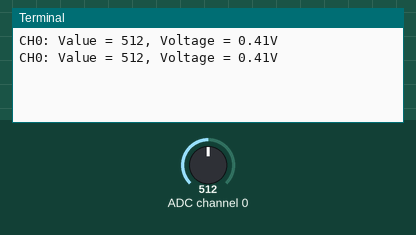
The program below on a simulated Raspberry Pi (BCM pin numbers). On the bench: the last lines printed to the terminal. The inputs (shaded band) are chosen by the test bench; at power-on: ADC channel 0 = 512 (analog values on the 0–1023 scale).

Above: at 1.2 s.
1.3 s: ADC channel 0 set to 716
At 2.3 s:
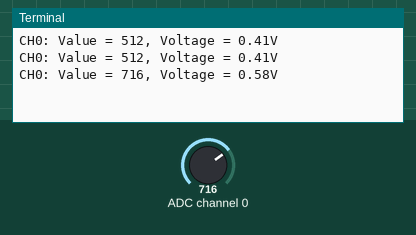
2.8 s: ADC channel 0 set to 900
At 3.8 s:
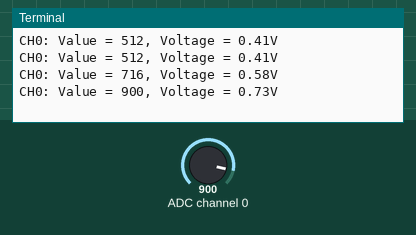
Timing chart, 0 to 5.8 s (numbered marks = the images above; inputs shaded):
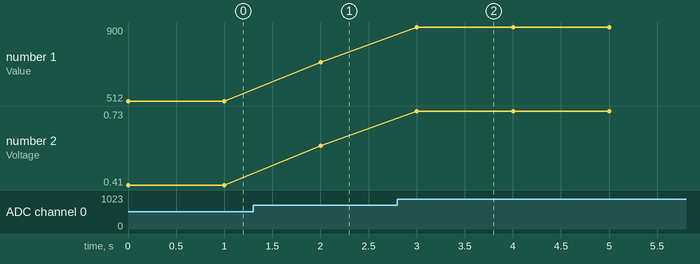

Measured:
- after the input at 1.3 s, the terminal: prints a new line after 0.70 s (image 1)
- after the input at 2.8 s, the terminal: prints a new line after 0.20 s (image 2)
- plotted number 1: 512 → 716 after the input at 1.3 s, 716 → 900 after the input at 2.8 s
- plotted number 2: 0.41 → 0.58 after the input at 1.3 s, 0.58 → 0.73 after the input at 2.8 s

The program:

ADC_3204.py
```python
import spidev
import time

# Initialize SPI
spi = spidev.SpiDev()
spi.open(0, 0)  # (bus, device) = (0, 0) for CE0
spi.max_speed_hz = 1000000  # 1 MHz (adjust as needed)

def read_channel(channel):
    # MCP3204 expects 3 bytes per transfer:
    # Byte 1: Start bit (1) + single-ended (1) + channel bits (D1/D0)
    # Byte 2: Dummy bits
    # Byte 3: Don't care (used to receive data)
    if channel < 0 or channel > 3:
        raise ValueError("Channel must be 0-3 for MCP3204")
    adc = spi.xfer2([1, (8 | (channel << 1)), 0])
    data = ((adc[1] & 3) << 8) + adc[2]
    return data

try:
    while True:
        channel = 0  # Read CH0 (0-3 for MCP3204)
        value = read_channel(channel)
        voltage = (value * 3.3) / 4095  # Convert to voltage (12-bit resolution)
        print(f"CH{channel}: Value = {value}, Voltage = {voltage:.2f}V")
        time.sleep(1)
except KeyboardInterrupt:
    spi.close()
```
